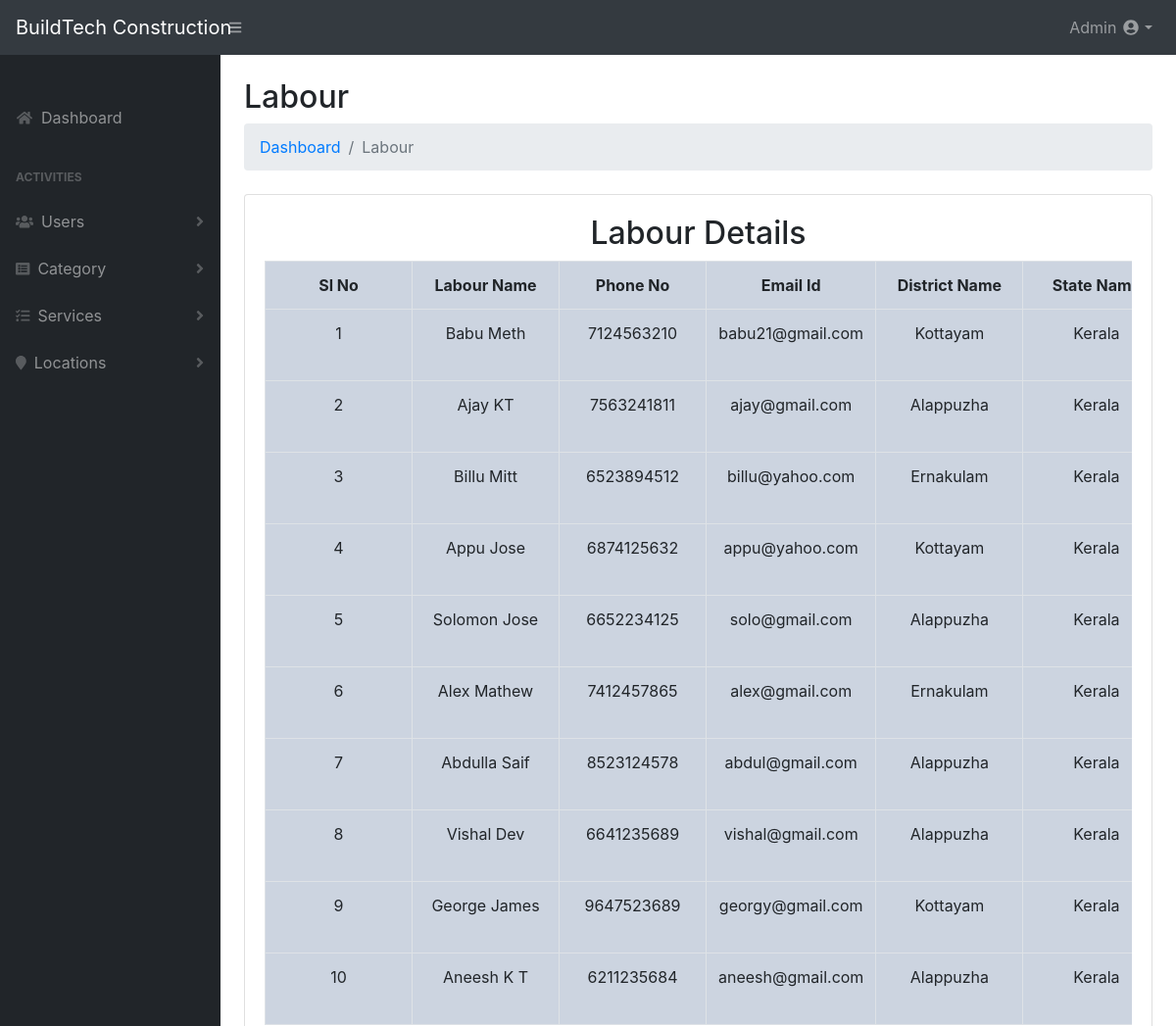
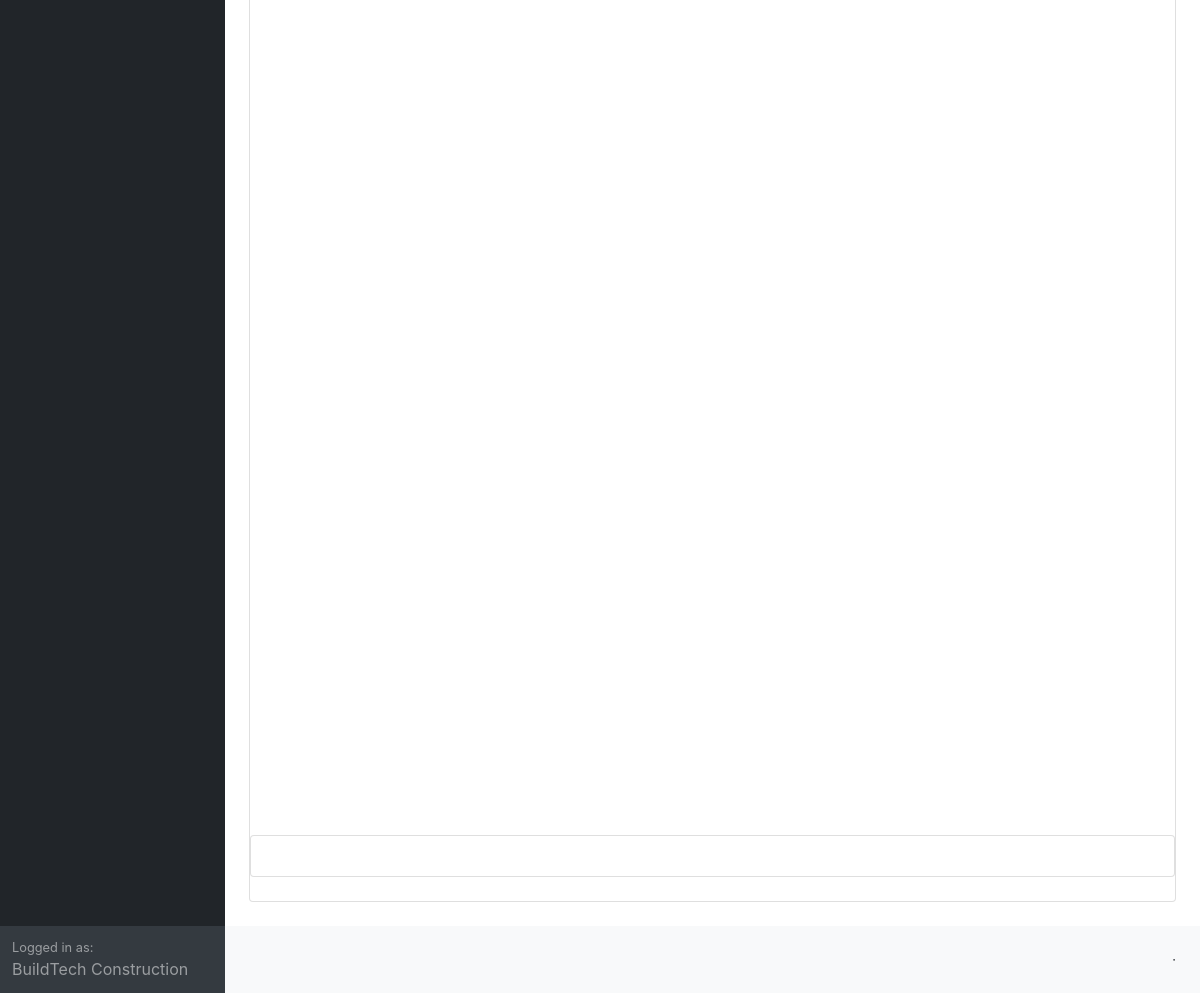
Page /admin/dist/viewlab.php (signed in) on the committed database (2 pictures, top to bottom).
### tables this page shows
CREATE TABLE `tbl_labours_reg` (
  `lid` int(6) NOT NULL,
  `login_id` int(6) NOT NULL,
  `labour_name` varchar(20) NOT NULL,
  `phoneno` varchar(15) NOT NULL,
  `email_id` varchar(20) NOT NULL,
  `location` varchar(50) NOT NULL,
  `dist_name` varchar(20) NOT NULL,
  `state_name` varchar(20) NOT NULL,
  `aadharcard` varchar(1000) NOT NULL,
  `adhar_no` varchar(40) NOT NULL,
  `category_name` varchar(20) NOT NULL,
  `status` int(5) NOT NULL
);

### admin/dist/viewlab.php (the view, shortened to what this page needs)
<?php
if(!empty($_SESSION['uname']))
{
	?>
<!DOCTYPE html>
<html lang="en">
<?php 	include("header.php");
?>
    <head>
        <link href="css/styles.css" rel="stylesheet" />
    </head>
    <body>
        <div id="layoutSidenav">
            <div id="layoutSidenav_nav">
                <nav class="sb-sidenav accordion sb-sidenav-dark" id="sidenavAccordion">
                    <div class="sb-sidenav-menu">
                        <div class="nav">
                            <div class="sb-sidenav-menu-heading"></div>
                            <a class="nav-link" href="index.php">
                                <div class="sb-nav-link-icon"><i class="fas fa-fw fa-home"></i></div>
                                Dashboard
                            </a>
                            <div class="sb-sidenav-menu-heading">Activities</div>
                            <a class="nav-link collapsed" href="#" data-toggle="collapse" data-target="#collapseLayouts" aria-expanded="false" aria-controls="collapseLayouts">
                                <div class="sb-nav-link-icon"><i class="fas fa-fw fa-users"></i></div>
                                Users
                                <div class="sb-sidenav-collapse-arrow"><i class="fas fa-angle-down"></i></div>
                            </a>
														<a class="nav-link collapsed" href="#" data-toggle="collapse" data-target="#collapseLayouts" aria-expanded="false" aria-controls="collapseLayouts">
                                <div class="sb-nav-link-icon"><i class="fas fa-list-alt"></i></div>
                                Category
                                <div class="sb-sidenav-collapse-arrow"><i class="fas fa-angle-down"></i></div>
                            </a>
														<a class="nav-link collapsed" href="#" data-toggle="collapse" data-target="#collapseLayouts" aria-expanded="false" aria-controls="collapseLayouts">
																			<div class="sb-nav-link-icon"><i class=" fas fa-tasks"></i></div>
																	Services
																		<div class="sb-sidenav-collapse-arrow"><i class="fas fa-angle-down"></i></div>
																	</a>
														<a class="nav-link collapsed" href="#" data-toggle="collapse" data-target="#collapsePages" aria-expanded="false" aria-controls="collapsePages">
																<div class="sb-nav-link-icon"><i class=" fa fa-map-marker"></i></div>
													Locations
														  <div class="sb-sidenav-collapse-arrow"><i class="fas fa-angle-down"></i></div>
														</a>
                        </div>
                    </div>
                    <div class="sb-sidenav-footer">
                        <div class="small">Logged in as:</div>
                        BuildTech Construction
                    </div>
                </nav>
            </div>
            <div id="layoutSidenav_content">
                <main>
                    <div class="container-fluid">
                        <h2 class="mt-4">Labour</h2>
                        <ol class="breadcrumb mb-4">
                            <li class="breadcrumb-item"><a href="index.php">Dashboard</a></li>
                            <li class="breadcrumb-item active">Labour</li>
                        </ol>
                        <div class="card mb-4">
                            <div class="card-body">
															<div class="table-responsive">
                              <form action="Addreg2.php" method="POST">
                            	<table style="background-color:#ccd4e0" class="table table-bordered" id="dataTable" width="100%" cellspacing="0">
                             <?php
														$con=mysqli_connect("localhost","root","","constdb") or die("COULDN'T CONNECT");
                            $query = "select * from tbl_labours_reg";
                            $results = mysqli_query($con,$query);
														echo "<h2><center>Labour Details</center></h2>";
													  echo "<tr><th>Sl No</th><th>Labour Name</th><th>Phone No</th><th>Email Id</th><th>District Name</th><th>State Name</th><th>Aadhar Card</th><th>Aadhar No</th><th>Category Name</th><th>Status</th></tr>";
													  while($fin=mysqli_fetch_array($results))
													  {
													  echo "<tr>";
													  echo "<td>".$fin['lid']."</td><td>"
														     .$fin['labour_name']."</td><td>"
													       .$fin['phoneno']."</td><td>"
													     .$fin['email_id']."</td><td>"
															    .$fin['dist_name']."</td><td>"
													     .$fin['state_name']."</td><td>";
															 echo "<a href='viewaadhar.php?x=" .$fin['login_id']." ' target='_blank'>aadharcard details</a></td><td>"
															 .$fin['adhar_no']."</td><td>"
													   .$fin['category_name']."</td><td>";
														 if($fin['status'] == 0 || $fin['status'] =='')
														{
															echo "<a href='viewlab.php?x=" .$fin['login_id']." '>deactivated</a>";
															}
															else
															 {
																 echo "<a href='viewlab.php?y=" .$fin['login_id']." '>activated</a>
																 </td>";
															 }
													echo "</tr>";
													  }
													   ?>
                          </table>
                          </form>
                            </div>
                        </div>
                        <div style="height: 100vh;"></div>
                        <div class="card mb-4"><div class="card-body"></div></div>
                    </div>
                </main>
                <footer class="py-4 bg-light mt-auto">
                    <div class="container-fluid">
                        <div class="d-flex align-items-center justify-content-between small">
                            <div>
                                &middot;
                            </div>
                        </div>
                    </div>
                </footer>
            </div>
        </div>
    </body>
</html>
<?php
}
else
{
header("location: ../../login.php");
}
?>

### admin/dist/viewlab.php (style rules this page uses)
table, th, td { text-align:center; min-width: 150px; }

### rows in the picture
tbl_labours_reg: lid "1", labour_name "Babu Meth", phoneno "7124563210", email "babu21@gmail.com", dist_name "Kottayam", state_name "Kerala"
tbl_labours_reg: lid "2", labour_name "Ajay KT", phoneno "7563241811", email "ajay@gmail.com", dist_name "Alappuzha", state_name "Kerala"
tbl_labours_reg: lid "3", labour_name "Billu Mitt", phoneno "6523894512", email "billu@yahoo.com", dist_name "Ernakulam", state_name "Kerala"
tbl_labours_reg: lid "4", labour_name "Appu Jose", phoneno "6874125632", email "appu@yahoo.com", dist_name "Kottayam", state_name "Kerala"
tbl_labours_reg: lid "5", labour_name "Solomon Jose", phoneno "6652234125", email "solo@gmail.com", dist_name "Alappuzha", state_name "Kerala"
tbl_labours_reg: lid "6", labour_name "Alex Mathew", phoneno "7412457865", email "alex@gmail.com", dist_name "Ernakulam", state_name "Kerala"
tbl_labours_reg: lid "7", labour_name "Abdulla Saif", phoneno "8523124578", email "abdul@gmail.com", dist_name "Alappuzha", state_name "Kerala"
tbl_labours_reg: lid "8", labour_name "Vishal Dev", phoneno "6641235689", email "vishal@gmail.com", dist_name "Alappuzha", state_name "Kerala"
tbl_labours_reg: lid "9", labour_name "George James", phoneno "9647523689", email "georgy@gmail.com", dist_name "Kottayam", state_name "Kerala"
tbl_labours_reg: lid "10", labour_name "Aneesh K T", phoneno "6211235684", email "aneesh@gmail.com", dist_name "Alappuzha", state_name "Kerala"

### other values in the picture
$temp "Admin"
